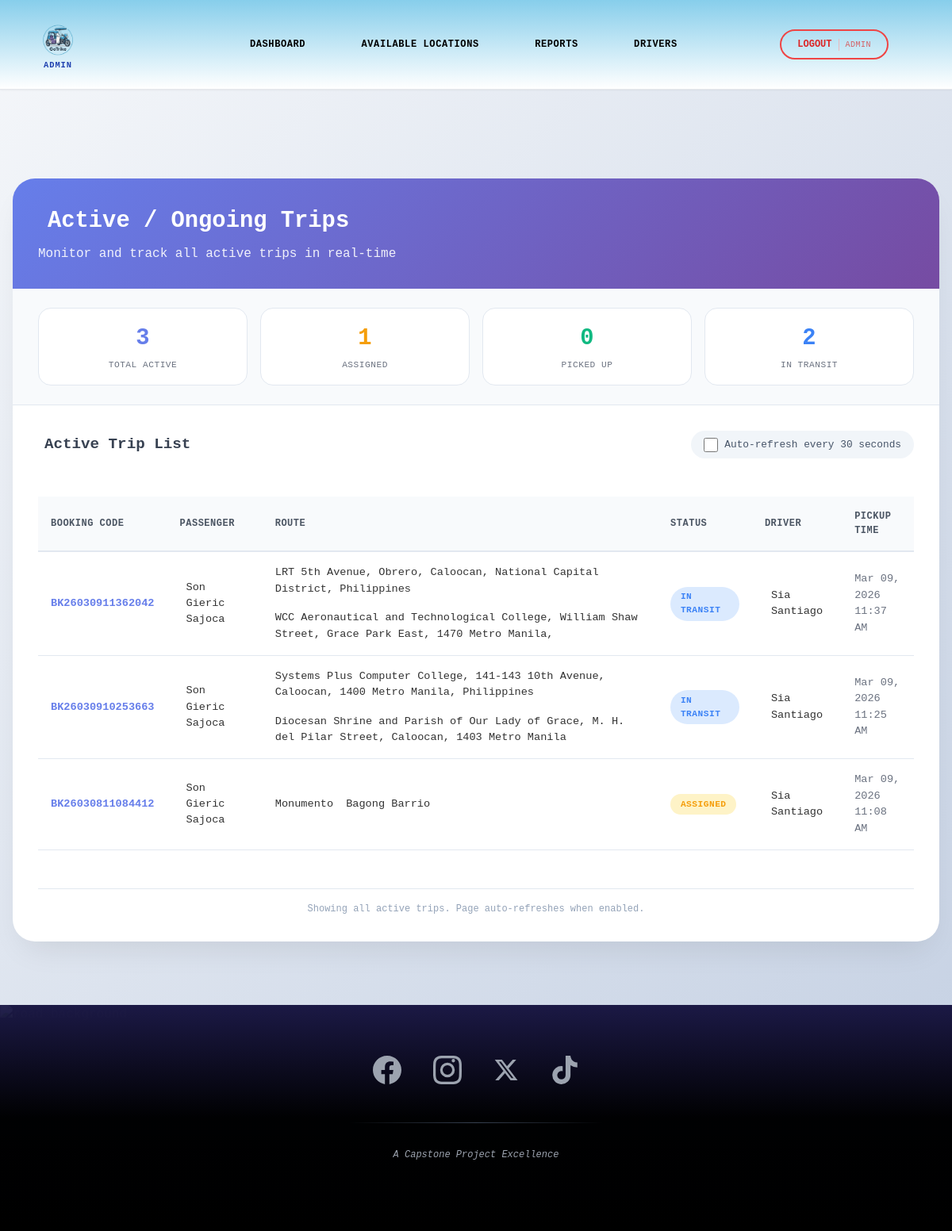
The page /admin/active-trips.php (signed in) on the database its author committed.
### tables this page shows
CREATE TABLE `bookings` (
  `id` int(11) NOT NULL,
  `booking_code` varchar(20) NOT NULL,
  `passenger_id` int(11) NOT NULL,
  `pickup_landmark` varchar(100) NOT NULL,
  `dropoff_landmark` varchar(100) NOT NULL,
  `notes` text DEFAULT NULL,
  `driver_name` varchar(100) DEFAULT NULL,
  `status` enum('PENDING','ASSIGNED','PASSENGER PICKED UP','IN TRANSIT','COMPLETED','CANCELLED') DEFAULT 'PENDING',
  `pickup_time` datetime DEFAULT NULL,
  `dropoff_time` datetime DEFAULT NULL,
  `created_at` timestamp NOT NULL DEFAULT current_timestamp(),
  `total_pax` int(11) NOT NULL DEFAULT 0,
  `trike_units` int(11) NOT NULL DEFAULT 0,
  `distance` decimal(10,2) DEFAULT NULL,
  `fare` decimal(10,2) DEFAULT NULL,
  `preferred_time` datetime DEFAULT current_timestamp(),
  `driver_id` int(11) DEFAULT NULL
);

CREATE TABLE `users` (
  `id` int(11) NOT NULL,
  `name` varchar(100) NOT NULL,
  `email` varchar(100) NOT NULL,
  `password` varchar(255) NOT NULL,
  `contact` varchar(20) DEFAULT NULL,
  `profile` varchar(255) DEFAULT NULL,
  `role` enum('passenger','admin','driver') DEFAULT 'passenger',
  `created_at` timestamp NOT NULL DEFAULT current_timestamp(),
  `status` varchar(20) DEFAULT 'offline',
  `otp_code` varchar(6) DEFAULT NULL,
  `otp_expiry` datetime DEFAULT NULL
);

### admin/active-trips.php (the view, shortened to what this page needs)
<?php
require_once '../includes/auth-check.php';
$active = $conn->query("
  SELECT b.*, u.name AS passenger_name
  FROM bookings b
  JOIN users u ON b.passenger_id = u.id
  WHERE b.status IN ('ASSIGNED', 'PASSENGER PICKED UP', 'IN TRANSIT')
  ORDER BY b.created_at DESC
");
$assigned_count = $conn->query("SELECT COUNT(*) as cnt FROM bookings WHERE status = 'ASSIGNED'")->fetch_assoc()['cnt'];
$picked_up_count = $conn->query("SELECT COUNT(*) as cnt FROM bookings WHERE status = 'PASSENGER PICKED UP'")->fetch_assoc()['cnt'];
$in_transit_count = $conn->query("SELECT COUNT(*) as cnt FROM bookings WHERE status = 'IN TRANSIT'")->fetch_assoc()['cnt'];
$total_active = $assigned_count + $picked_up_count + $in_transit_count;
?>
<?php include '../includes/header.php'; ?>
<div class="trips-container">
  <div class="main-card">
    <div class="card-header">
      <h2>
        Active / Ongoing Trips
      </h2>
      <p>Monitor and track all active trips in real-time</p>
    </div>
    <div class="stats-badges">
      <div class="stat-badge total">
        <div class="count"><?= $total_active ?></div>
        <div class="label">Total Active</div>
      </div>
      <div class="stat-badge assigned">
        <div class="count"><?= $assigned_count ?></div>
        <div class="label">Assigned</div>
      </div>
      <div class="stat-badge picked">
        <div class="count"><?= $picked_up_count ?></div>
        <div class="label">Picked Up</div>
      </div>
      <div class="stat-badge transit">
        <div class="count"><?= $in_transit_count ?></div>
        <div class="label">In Transit</div>
      </div>
    </div>
    <div class="table-section">
      <div class="table-header">
        <div class="section-title">
          Active Trip List
        </div>
        <div class="auto-refresh-control">
          <input type="checkbox" id="autorefresh">
          <label for="autorefresh">
            <i class="fas fa-sync-alt"></i> Auto-refresh every 30 seconds
          </label>
        </div>
      </div>
      <?php if ($active->num_rows > 0): ?>
        <div style="overflow-x: auto;">
          <table class="trips-table">
            <thead>
              <tr>
                <th><i class="fas fa-qrcode"></i> Booking Code</th>
                <th><i class="fas fa-user"></i> Passenger</th>
                <th><i class="fas fa-route"></i> Route</th>
                <th><i class="fas fa-tag"></i> Status</th>
                <th><i class="fas fa-user-circle"></i> Driver</th>
                <th><i class="fas fa-clock"></i> Pickup Time</th>
               </tr>
            </thead>
            <tbody>
            <?php while($row = $active->fetch_assoc()): ?>
              <?php
                $status_key = strtolower(str_replace(' ', '_', $row['status']));
                $status_class = 'status-' . $status_key;
                $status_display = '';
                if ($row['status'] == 'ASSIGNED') $status_display = 'Assigned';
                elseif ($row['status'] == 'PASSENGER PICKED UP') $status_display = 'Picked Up';
                elseif ($row['status'] == 'IN TRANSIT') $status_display = 'In Transit';
                else $status_display = $row['status'];
              ?>
              <tr>
                <td class="booking-code"><?= htmlspecialchars($row['booking_code']) ?></td>
                <td>
                  <div class="driver-info">
                    <?= htmlspecialchars($row['passenger_name']) ?>
                  </div>
                </td>
                <td>
                  <div class="route-info">
                    <span><?= htmlspecialchars($row['pickup_landmark']) ?></span>
                    <span><?= htmlspecialchars($row['dropoff_landmark']) ?></span>
                  </div>
                </td>
                <td>
                  <span class="status-badge <?= $status_class ?>">
                    <?= $status_display ?>
                  </span>
                </td>
                <td>
                  <?php if (!empty($row['driver_name'])): ?>
                    <div class="driver-info">
                      <?= htmlspecialchars($row['driver_name']) ?>
                    </div>
                  <?php else: ?>
                    <span style="color: #9ca3af;">
                      <i class="fas fa-user-slash"></i> Unassigned
                    </span>
                  <?php endif; ?>
                </td>
                <td class="time-info">
                  <?php if (!empty($row['pickup_time'])): ?>
                    <?= date('M d, Y', strtotime($row['pickup_time'])) ?><br>
                    <?= date('h:i A', strtotime($row['pickup_time'])) ?>
                  <?php else: ?>
                    <span style="color: #9ca3af;">
                      <i class="far fa-clock"></i> Not set
                    </span>
                  <?php endif; ?>
                </td>
              </tr>
            <?php endwhile; ?>
            </tbody>
          </table>
        </div>
        <p style="margin-top: 1.5rem; font-size: 0.75rem; color: #94a3b8; text-align: center; border-top: 1px solid #e2e8f0; padding-top: 1rem;">
          <i class="fas fa-info-circle"></i> Showing all active trips. Page auto-refreshes when enabled.
        </p>
      <?php endif; ?>
    </div>
  </div>
</div>
<?php include '../includes/footer.php'; ?>

### assets/css/style.css (style rules this page uses)
* { margin:0; padding:0; box-sizing:border-box; }
body { font-family: 'Segoe UI', Tahoma, Geneva, Verdana, sans-serif; background: #f5f5f5; color: #333; }
table { width: 100%; border-collapse: collapse; margin: 1.5rem 0; }
th, td { padding: 12px; text-align: left; border-bottom: 1px solid #ddd; }
th { background: #e5e7eb; }

### admin/active-trips.php (style rules this page uses)
* { font-family: 'NaruMonoDemo', monospace !important; }
body { background: linear-gradient(135deg, #f5f7fa 0%, #c3cfe2 100%); min-height: 100vh; }
.trips-container { max-width: 1400px; margin: 0 auto; padding: 2rem 1rem; }
.main-card { background: white; border-radius: 28px; overflow: hidden; box-shadow: 0 20px 40px -15px rgba(0,0,0,0.1); animation: slideUp 0.5s ease; }
.card-header { background: linear-gradient(135deg, #667eea 0%, #764ba2 100%); padding: 2rem; color: white; position: relative; overflow: hidden; }
.card-header::before { content: ''; position: absolute; top: -50%; right: -50%; width: 200%; height: 200%; background: radial-gradient(circle, rgba(255,255,255,0.1) 1%, transparent 1%); background-size: 50px 50px; animation: shimmer 60s linear infinite; }
.card-header h2 { margin: 0; font-size: 1.8rem; font-weight: bold; position: relative; z-index: 1; display: flex; align-items: center; gap: 0.75rem; }
.card-header p { margin: 0.5rem 0 0; opacity: 0.9; position: relative; z-index: 1; }
.stats-badges { display: flex; gap: 1rem; padding: 1.5rem 2rem; background: #f8fafc; border-bottom: 1px solid #e2e8f0; flex-wrap: wrap; }
.stat-badge { flex: 1; min-width: 120px; padding: 1rem; border-radius: 16px; text-align: center; background: white; border: 1px solid #e2e8f0; transition: all 0.3s ease; }
.stat-badge .count { font-size: 1.8rem; font-weight: bold; margin: 0; }
.stat-badge .label { font-size: 0.7rem; color: #6b7280; text-transform: uppercase; letter-spacing: 0.5px; margin-top: 0.25rem; }
.stat-badge.total .count { color: #667eea; }
.stat-badge.assigned .count { color: #f59e0b; }
.stat-badge.picked .count { color: #10b981; }
.stat-badge.transit .count { color: #3b82f6; }
.table-section { padding: 2rem; }
.table-header { display: flex; justify-content: space-between; align-items: center; margin-bottom: 1.5rem; flex-wrap: wrap; gap: 1rem; }
.section-title { font-size: 1.2rem; font-weight: bold; color: #374151; display: flex; align-items: center; gap: 0.5rem; }
.auto-refresh-control { display: flex; align-items: center; gap: 0.5rem; background: #f1f5f9; padding: 0.5rem 1rem; border-radius: 50px; font-size: 0.8rem; }
.auto-refresh-control input { width: 18px; height: 18px; cursor: pointer; accent-color: #667eea; }
.auto-refresh-control label { cursor: pointer; color: #475569; }
.trips-table { width: 100%; border-collapse: collapse; }
.trips-table th { text-align: left; padding: 1rem; background: #f8fafc; font-weight: bold; color: #4b5563; font-size: 0.75rem; text-transform: uppercase; letter-spacing: 0.5px; border-bottom: 2px solid #e2e8f0; }
.trips-table td { padding: 1rem; border-bottom: 1px solid #e2e8f0; vertical-align: middle; font-size: 0.85rem; }
.trips-table tr { transition: all 0.3s ease; animation: fadeInRow 0.3s ease forwards; }
.status-badge { display: inline-block; padding: 0.3rem 0.8rem; border-radius: 50px; font-size: 0.7rem; font-weight: bold; text-transform: uppercase; letter-spacing: 0.5px; }
.status-assigned { background: #fef3c7; color: #f59e0b; }
.status-in_transit { background: #dbeafe; color: #3b82f6; }
.booking-code { font-weight: bold; color: #667eea; font-size: 0.85rem; }
.route-info { display: flex; align-items: center; gap: 0.5rem; flex-wrap: wrap; }
.driver-info { display: flex; align-items: center; gap: 0.5rem; }
.time-info { font-size: 0.8rem; color: #6b7280; }

### rows shown on the page
bookings: booking_code "BK26030911362042", passenger.name "Son Gieric Sajoca", pickup_landmark "LRT 5th Avenue, Obrero, Caloocan, National Capital District, Philippines", dropoff_landmark "WCC Aeronautical and Technological College, William Shaw Street, Grace Park East, 1470 Metro Manila,", status "IN TRANSIT", driver_name "Sia Santiago", pickup_time "Mar 09, 2026", pickup_time "11:37 AM"
bookings: booking_code "BK26030910253663", passenger.name "Son Gieric Sajoca", pickup_landmark "Systems Plus Computer College, 141-143 10th Avenue, Caloocan, 1400 Metro Manila, Philippines", dropoff_landmark "Diocesan Shrine and Parish of Our Lady of Grace, M. H. del Pilar Street, Caloocan, 1403 Metro Manila", status "IN TRANSIT", driver_name "Sia Santiago", pickup_time "Mar 09, 2026", pickup_time "11:25 AM"
bookings: booking_code "BK26030811084412", passenger.name "Son Gieric Sajoca", pickup_landmark "Monumento", dropoff_landmark "Bagong Barrio", status "ASSIGNED", driver_name "Sia Santiago", pickup_time "Mar 09, 2026", pickup_time "11:08 AM"

### other values the page prints
$_SESSION['role'] "ADMIN"
$_SESSION['name'] "ADMIN"
$total_active "3"
$assigned_count "1"
$picked_up_count "0"
$in_transit_count "2"
